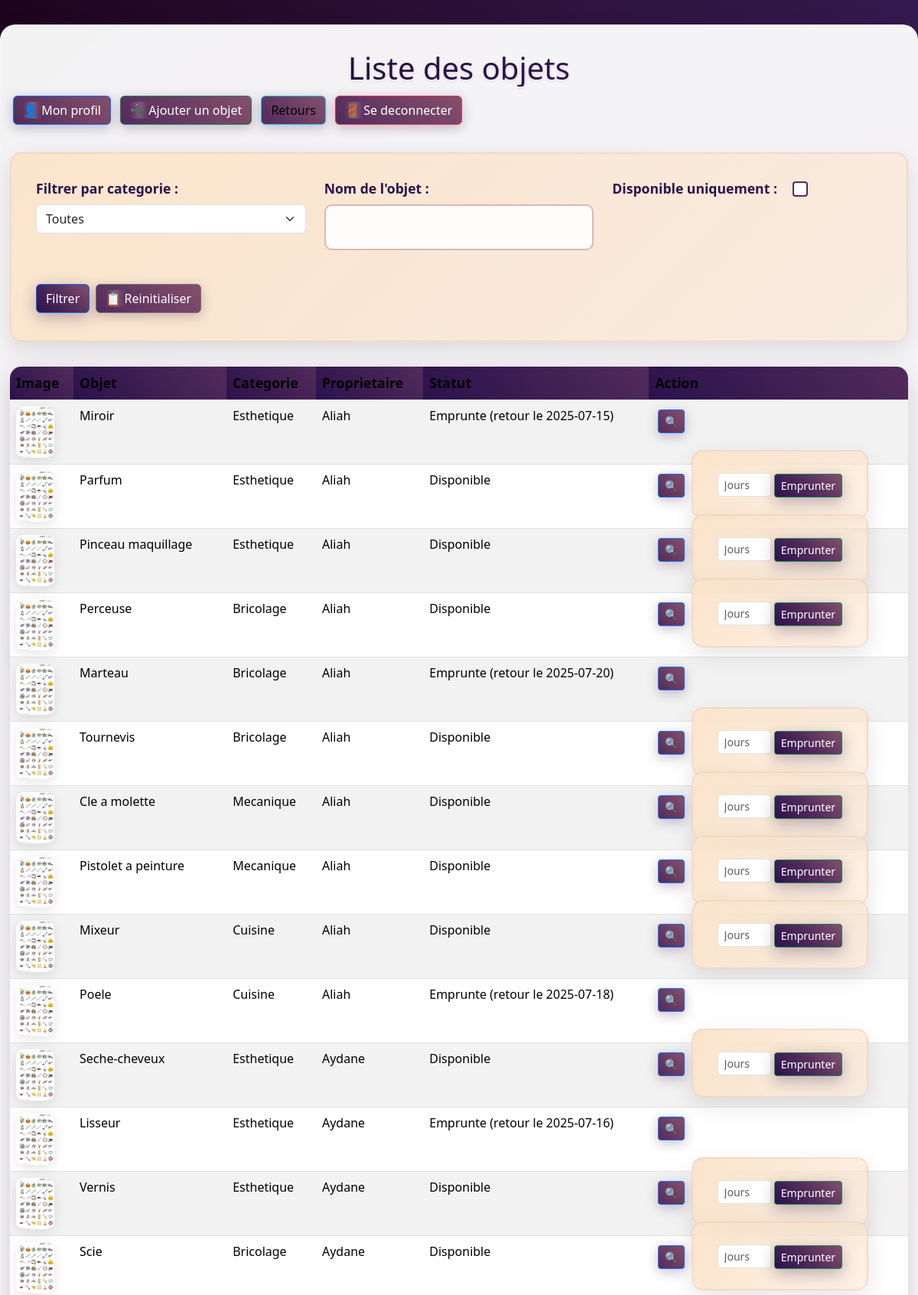
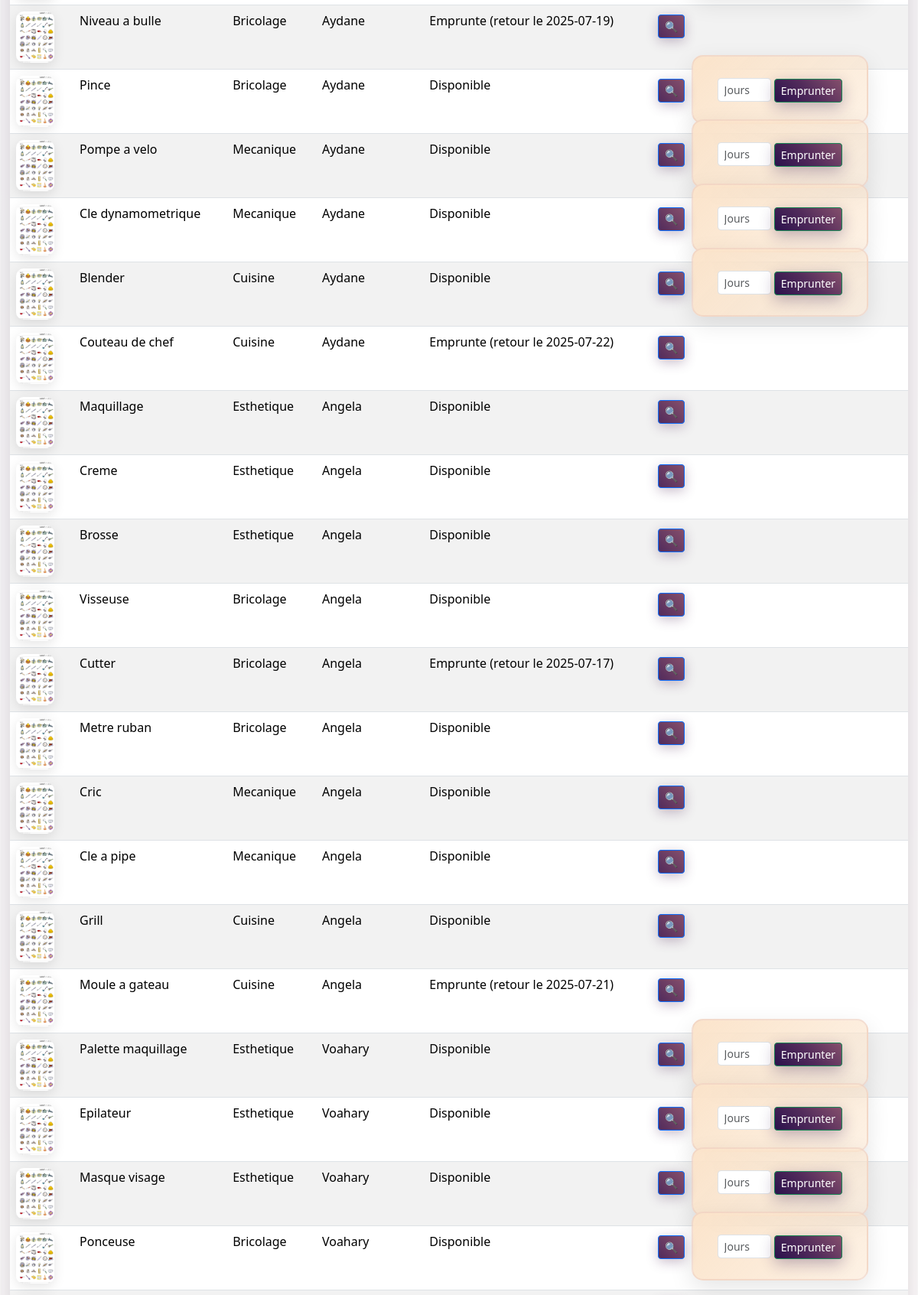
Page /PAGES/liste_objets.php (signed in, upper part) on the committed database (2 pictures, top to bottom).
### tables this page shows
CREATE TABLE vobjet (
    id_objet INT PRIMARY KEY AUTO_INCREMENT,
    nom_objet VARCHAR(100),
    id_categorie INT,
    id_membre INT,
    FOREIGN KEY (id_categorie) REFERENCES vcategorie_objet(id_categorie),
    FOREIGN KEY (id_membre) REFERENCES vmembre(id_membre)
);

CREATE TABLE vcategorie_objet (
    id_categorie INT PRIMARY KEY AUTO_INCREMENT,
    nom_categorie VARCHAR(50)
);

CREATE TABLE vmembre (
    id_membre INT PRIMARY KEY AUTO_INCREMENT,
    nom VARCHAR(50),
    date_naissance DATE,
    genre VARCHAR(10),
    mail VARCHAR(100) UNIQUE,
    ville VARCHAR(50),
    mdp VARCHAR(255),
    image_profil VARCHAR(255)
);

CREATE TABLE vemprunt (
    id_emprunt INT PRIMARY KEY AUTO_INCREMENT,
    id_objet INT,
    id_membre INT,
    date_emprunt DATE,
    date_retour DATE,
    FOREIGN KEY (id_objet) REFERENCES vobjet(id_objet),
    FOREIGN KEY (id_membre) REFERENCES vmembre(id_membre)
);

### includes/fonctions.php (called while the page is built, shortened)
<?php
require_once 'connexion.php';
function lister_objets($categorie_id, $nom_objet = '', $disponible = false) {
    global $bdd;
    $requete = "SELECT
                    o.id_objet,
                    o.nom_objet,
                    c.nom_categorie,
                    m.nom AS proprietaire,
                    m.id_membre AS proprietaire_id,
                    e.date_retour,
                    o.id_categorie,
                    o.image_principale
                FROM vobjet o
                JOIN vcategorie_objet c ON o.id_categorie = c.id_categorie
                JOIN vmembre m ON o.id_membre = m.id_membre
                LEFT JOIN vemprunt e ON o.id_objet = e.id_objet AND e.date_retour >= CURDATE()";
    $resultat = mysqli_query($bdd, $requete);
    $objets = [];
    while ($row = mysqli_fetch_assoc($resultat)) {
        $objets[] = $row;
    }
    return $objets;
}
?>

### PAGES/liste_objets.php (the view, shortened to what this page needs)
<?php
require_once '../includes/fonctions.php';
$categorie_id = isset($_GET['categorie']) && is_numeric($_GET['categorie']) ? $_GET['categorie'] : '';
$nom_objet = isset($_GET['nom_objet']) ? trim($_GET['nom_objet']) : '';
$disponible = isset($_GET['disponible']) ? 1 : 0;
$objets = lister_objets($categorie_id, $nom_objet, $disponible);
?>
<!DOCTYPE html>
<html lang="fr">
<head>
    <link rel="stylesheet" href="../assets/styles.css">
    <link href="../bootstrap/css/bootstrap.min.css" rel="stylesheet">
</head>
<body>
    <div class="container wide">
        <h1>Liste des objets</h1>
        <div class="mb-3">
            <a href="fiche_membre.php" class="btn btn-primary">Mon profil</a>
            <a href="ajouter_objet.php" class="btn btn-success">Ajouter un objet</a>
            <a href="liste_retours.php" class="btn btn-info">Retours</a>
            <a href="login.php" class="btn btn-danger">Se deconnecter</a>
        </div>
        <form method="GET" action="">
            <div class="row mb-3">
                <div class="col-md-4">
                    <label class="form-label">Filtrer par categorie :</label>
                    <select name="categorie" class="form-select">
                        <option value="">Toutes</option>
                    </select>
                </div>
                <div class="col-md-4">
                    <label class="form-label">Nom de l'objet :</label>
                    <input type="text" name="nom_objet" value="<?php echo htmlspecialchars($nom_objet); ?>" class="form-control">
                </div>
                <div class="col-md-4">
                    <label class="form-label">Disponible uniquement :</label>
                    <input type="checkbox" name="disponible" <?php echo $disponible ? 'checked' : ''; ?> class="form-check-input">
                </div>
            </div>
            <button type="submit" class="btn btn-primary">Filtrer</button>
            <a href="liste_objets.php" class="btn btn-secondary">Reinitialiser</a>
        </form>
        <?php if (empty($objets)) { ?>
            <p class="alert alert-info">Aucun objet trouve.</p>
        <?php } else { ?>
            <table class="table table-striped">
                <thead>
                    <tr>
                        <th>Image</th>
                        <th>Objet</th>
                        <th>Categorie</th>
                        <th>Proprietaire</th>
                        <th>Statut</th>
                        <th>Action</th>
                    </tr>
                </thead>
                <tbody>
                    <?php foreach ($objets as $objet) { ?>
                        <tr>
                            <td><img src="<?php echo htmlspecialchars($objet['image_principale']); ?>" alt="Image principale" width="50" class="img-fluid"></td>
                            <td><?php echo htmlspecialchars($objet['nom_objet']); ?></td>
                            <td><?php echo htmlspecialchars($objet['nom_categorie']); ?></td>
                            <td><?php echo htmlspecialchars($objet['proprietaire']); ?></td>
                            <td><?php echo $objet['date_retour'] ? "Emprunte (retour le {$objet['date_retour']})" : "Disponible"; ?></td>
                            <td>
                                <a href="fiche_objet.php?id=<?php echo htmlspecialchars($objet['id_objet']); ?>" class="btn btn-primary btn-sm">🔍</a>
                                <?php if (!$objet['date_retour'] && $objet['proprietaire_id'] != $_SESSION['id_membre']) { ?>
                                    <form method="POST" action="" class="d-inline">
                                        <input type="number" name="duree_jours" class="form-control form-control-sm d-inline-block" style="width: 70px;" placeholder="Jours" required min="1">
                                        <button type="submit" name="emprunter_objet" class="btn btn-success btn-sm">Emprunter</button>
                                    </form>
                                <?php } ?>
                            </td>
                        </tr>
                    <?php } ?>
                </tbody>
            </table>
        <?php } ?>
    </div>
</body>
</html>

### rows in the picture
vobjet: image_principale (placeholder picture), nom_objet "Miroir", id_categorie.nom_categorie "Esthetique", id_membre.nom "Aliah", vemprunt.date_retour "2025-07-15"
vobjet: image_principale (placeholder picture), nom_objet "Parfum", id_categorie.nom_categorie "Esthetique", id_membre.nom "Aliah", shows "Disponible"
vobjet: image_principale (placeholder picture), nom_objet "Pinceau maquillage", id_categorie.nom_categorie "Esthetique", id_membre.nom "Aliah", shows "Disponible"
vobjet: image_principale (placeholder picture), nom_objet "Perceuse", id_categorie.nom_categorie "Bricolage", id_membre.nom "Aliah", shows "Disponible"
vobjet: image_principale (placeholder picture), nom_objet "Marteau", id_categorie.nom_categorie "Bricolage", id_membre.nom "Aliah", vemprunt.date_retour "2025-07-20"
vobjet: image_principale (placeholder picture), nom_objet "Tournevis", id_categorie.nom_categorie "Bricolage", id_membre.nom "Aliah", shows "Disponible"
vobjet: image_principale (placeholder picture), nom_objet "Cle a molette", id_categorie.nom_categorie "Mecanique", id_membre.nom "Aliah", shows "Disponible"
vobjet: image_principale (placeholder picture), nom_objet "Pistolet a peinture", id_categorie.nom_categorie "Mecanique", id_membre.nom "Aliah", shows "Disponible"
vobjet: image_principale (placeholder picture), nom_objet "Mixeur", id_categorie.nom_categorie "Cuisine", id_membre.nom "Aliah", shows "Disponible"
vobjet: image_principale (placeholder picture), nom_objet "Poele", id_categorie.nom_categorie "Cuisine", id_membre.nom "Aliah", vemprunt.date_retour "2025-07-18"
vobjet: image_principale (placeholder picture), nom_objet "Seche-cheveux", id_categorie.nom_categorie "Esthetique", id_membre.nom "Aydane", shows "Disponible"
vobjet: image_principale (placeholder picture), nom_objet "Lisseur", id_categorie.nom_categorie "Esthetique", id_membre.nom "Aydane", vemprunt.date_retour "2025-07-16"
vobjet: image_principale (placeholder picture), nom_objet "Vernis", id_categorie.nom_categorie "Esthetique", id_membre.nom "Aydane", shows "Disponible"
vobjet: image_principale (placeholder picture), nom_objet "Scie", id_categorie.nom_categorie "Bricolage", id_membre.nom "Aydane", shows "Disponible"
vobjet: image_principale (placeholder picture), nom_objet "Niveau a bulle", id_categorie.nom_categorie "Bricolage", id_membre.nom "Aydane", vemprunt.date_retour "2025-07-19"
vobjet: image_principale (placeholder picture), nom_objet "Pince", id_categorie.nom_categorie "Bricolage", id_membre.nom "Aydane", shows "Disponible"
vobjet: image_principale (placeholder picture), nom_objet "Pompe a velo", id_categorie.nom_categorie "Mecanique", id_membre.nom "Aydane", shows "Disponible"
vobjet: image_principale (placeholder picture), nom_objet "Cle dynamometrique", id_categorie.nom_categorie "Mecanique", id_membre.nom "Aydane", shows "Disponible"
vobjet: image_principale (placeholder picture), nom_objet "Blender", id_categorie.nom_categorie "Cuisine", id_membre.nom "Aydane", shows "Disponible"
vobjet: image_principale (placeholder picture), nom_objet "Couteau de chef", id_categorie.nom_categorie "Cuisine", id_membre.nom "Aydane", vemprunt.date_retour "2025-07-22"
vobjet: image_principale (placeholder picture), nom_objet "Maquillage", id_categorie.nom_categorie "Esthetique", id_membre.nom "Angela", shows "Disponible"
vobjet: image_principale (placeholder picture), nom_objet "Creme", id_categorie.nom_categorie "Esthetique", id_membre.nom "Angela", shows "Disponible"
vobjet: image_principale (placeholder picture), nom_objet "Brosse", id_categorie.nom_categorie "Esthetique", id_membre.nom "Angela", shows "Disponible"
vobjet: image_principale (placeholder picture), nom_objet "Visseuse", id_categorie.nom_categorie "Bricolage", id_membre.nom "Angela", shows "Disponible"
vobjet: image_principale (placeholder picture), nom_objet "Cutter", id_categorie.nom_categorie "Bricolage", id_membre.nom "Angela", vemprunt.date_retour "2025-07-17"
vobjet: image_principale (placeholder picture), nom_objet "Metre ruban", id_categorie.nom_categorie "Bricolage", id_membre.nom "Angela", shows "Disponible"
vobjet: image_principale (placeholder picture), nom_objet "Cric", id_categorie.nom_categorie "Mecanique", id_membre.nom "Angela", shows "Disponible"
vobjet: image_principale (placeholder picture), nom_objet "Cle a pipe", id_categorie.nom_categorie "Mecanique", id_membre.nom "Angela", shows "Disponible"
vobjet: image_principale (placeholder picture), nom_objet "Grill", id_categorie.nom_categorie "Cuisine", id_membre.nom "Angela", shows "Disponible"
vobjet: image_principale (placeholder picture), nom_objet "Moule a gateau", id_categorie.nom_categorie "Cuisine", id_membre.nom "Angela", vemprunt.date_retour "2025-07-21"
vobjet: image_principale (placeholder picture), nom_objet "Palette maquillage", id_categorie.nom_categorie "Esthetique", id_membre.nom "Voahary", shows "Disponible"
vobjet: image_principale (placeholder picture), nom_objet "Epilateur", id_categorie.nom_categorie "Esthetique", id_membre.nom "Voahary", shows "Disponible"
vobjet: image_principale (placeholder picture), nom_objet "Masque visage", id_categorie.nom_categorie "Esthetique", id_membre.nom "Voahary", shows "Disponible"
vobjet: image_principale (placeholder picture), nom_objet "Ponceuse", id_categorie.nom_categorie "Bricolage", id_membre.nom "Voahary", shows "Disponible"
